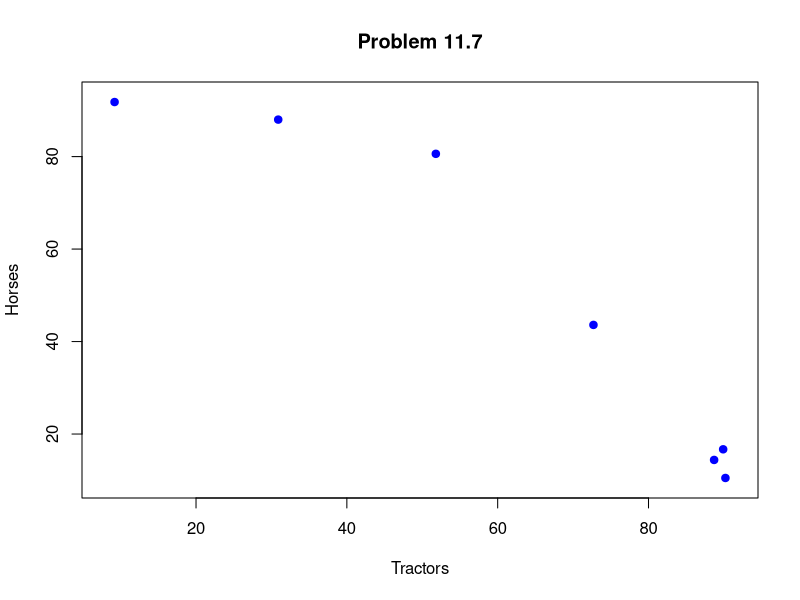
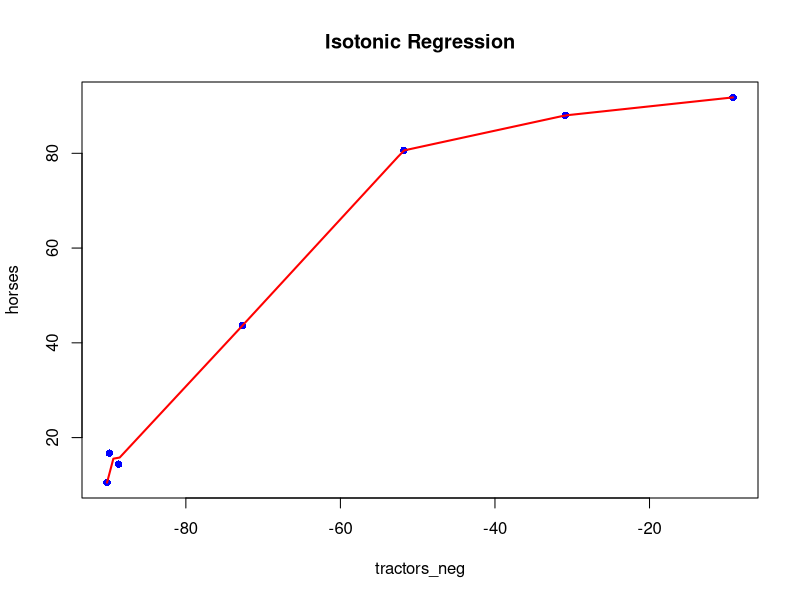

These charts were generated, in order, by the following R code:
#problem 11.7

tractors <- c(9.2, 30.9, 51.8, 72.7, 89.9, 88.7, 90.2)
horses <- c(91.8, 88, 80.6, 43.6, 16.7, 14.4, 10.5)

png("problem_11_7_plot.png", width=800, height=600)

plot(tractors, horses, main="Problem 11.7",
     xlab="Tractors", ylab="Horses",
     pch=19, col="blue", xlim=c(min(tractors)-1, max(tractors)+1), ylim=c(min(horses)-1, max(horses)+1))

pearson_corr <- cor(tractors, horses, method = "pearson")

kendall_corr <- cor(tractors, horses, method = "kendall")

cat("Pearson Correlation Coefficient:", pearson_corr, "\n")
cat("Kendall Correlation Coefficient:", kendall_corr, "\n")

tractors_neg = -tractors

iso_fit <- isoreg(tractors_neg, horses)

iso_fit$yf <- rev(iso_fit$yf)

png("problem_11_7_b_plot.png", width=800, height=600)
plot(tractors_neg, horses, main="Isotonic Regression", pch=16, col="blue")
smoothing_seq <- seq(min(tractors_neg), max(tractors_neg), length.out=100)
smoothing_values <- approx(tractors_neg, iso_fit$yf, xout = smoothing_seq)$y

lines(smoothing_seq, smoothing_values, col="red", lwd=2)  # Smoothed line
